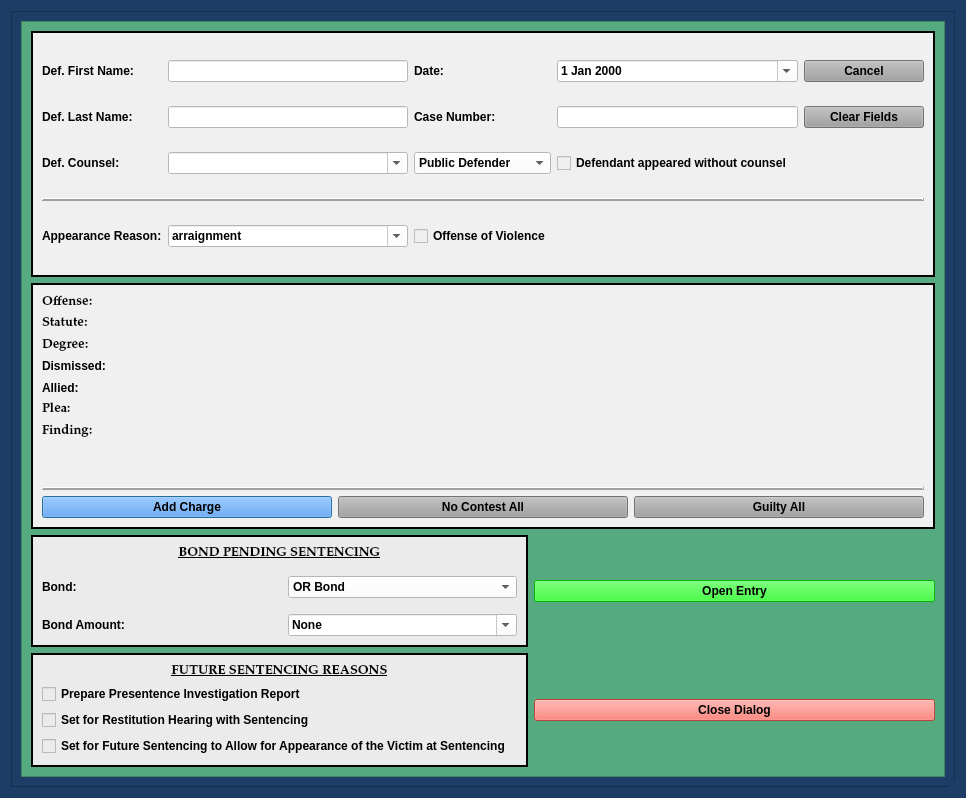
<?xml version="1.0" encoding="UTF-8"?>
<ui version="4.0">
 <class>PleaOnlyDialog</class>
 <widget class="QDialog" name="PleaOnlyDialog">
  <property name="windowModality">
   <enum>Qt::NonModal</enum>
  </property>
  <property name="enabled">
   <bool>true</bool>
  </property>
  <property name="geometry">
   <rect>
    <x>0</x>
    <y>0</y>
    <width>966</width>
    <height>798</height>
   </rect>
  </property>
  <property name="sizePolicy">
   <sizepolicy hsizetype="Preferred" vsizetype="Preferred">
    <horstretch>0</horstretch>
    <verstretch>0</verstretch>
   </sizepolicy>
  </property>
  <property name="minimumSize">
   <size>
    <width>0</width>
    <height>0</height>
   </size>
  </property>
  <property name="maximumSize">
   <size>
    <width>2500</width>
    <height>3500</height>
   </size>
  </property>
  <property name="palette">
   <palette>
    <active>
     <colorrole role="Button">
      <brush brushstyle="SolidPattern">
       <color alpha="255">
        <red>29</red>
        <green>61</green>
        <blue>102</blue>
       </color>
      </brush>
     </colorrole>
     <colorrole role="Base">
      <brush brushstyle="SolidPattern">
       <color alpha="255">
        <red>29</red>
        <green>61</green>
        <blue>102</blue>
       </color>
      </brush>
     </colorrole>
     <colorrole role="Window">
      <brush brushstyle="SolidPattern">
       <color alpha="255">
        <red>29</red>
        <green>61</green>
        <blue>102</blue>
       </color>
      </brush>
     </colorrole>
    </active>
    <inactive>
     <colorrole role="Button">
      <brush brushstyle="SolidPattern">
       <color alpha="255">
        <red>29</red>
        <green>61</green>
        <blue>102</blue>
       </color>
      </brush>
     </colorrole>
     <colorrole role="Base">
      <brush brushstyle="SolidPattern">
       <color alpha="255">
        <red>29</red>
        <green>61</green>
        <blue>102</blue>
       </color>
      </brush>
     </colorrole>
     <colorrole role="Window">
      <brush brushstyle="SolidPattern">
       <color alpha="255">
        <red>29</red>
        <green>61</green>
        <blue>102</blue>
       </color>
      </brush>
     </colorrole>
    </inactive>
    <disabled>
     <colorrole role="Button">
      <brush brushstyle="SolidPattern">
       <color alpha="255">
        <red>29</red>
        <green>61</green>
        <blue>102</blue>
       </color>
      </brush>
     </colorrole>
     <colorrole role="Base">
      <brush brushstyle="SolidPattern">
       <color alpha="255">
        <red>29</red>
        <green>61</green>
        <blue>102</blue>
       </color>
      </brush>
     </colorrole>
     <colorrole role="Window">
      <brush brushstyle="SolidPattern">
       <color alpha="255">
        <red>29</red>
        <green>61</green>
        <blue>102</blue>
       </color>
      </brush>
     </colorrole>
    </disabled>
   </palette>
  </property>
  <property name="font">
   <font>
    <family>Palatino Linotype</family>
    <pointsize>10</pointsize>
    <weight>75</weight>
    <italic>false</italic>
    <bold>true</bold>
   </font>
  </property>
  <property name="windowTitle">
   <string>Plea Future Sentencing Case Information</string>
  </property>
  <property name="toolTip">
   <string/>
  </property>
  <property name="styleSheet">
   <string notr="true">background-color: rgb(29, 61, 102);
font: 75 10pt &quot;Palatino Linotype&quot;;
font-weight: bold;</string>
  </property>
  <property name="sizeGripEnabled">
   <bool>true</bool>
  </property>
  <property name="modal">
   <bool>true</bool>
  </property>
  <layout class="QGridLayout" name="gridLayout_2">
   <item row="0" column="0">
    <widget class="QFrame" name="frame_4">
     <property name="styleSheet">
      <string notr="true">background-color: rgb(29, 61, 102);</string>
     </property>
     <property name="frameShape">
      <enum>QFrame::StyledPanel</enum>
     </property>
     <property name="frameShadow">
      <enum>QFrame::Raised</enum>
     </property>
     <layout class="QGridLayout" name="gridLayout_4">
      <item row="0" column="0">
       <widget class="QScrollArea" name="scrollArea">
        <property name="focusPolicy">
         <enum>Qt::NoFocus</enum>
        </property>
        <property name="styleSheet">
         <string notr="true">background-color: rgb(85, 170, 127);</string>
        </property>
        <property name="widgetResizable">
         <bool>true</bool>
        </property>
        <widget class="QWidget" name="scrollAreaWidgetContents">
         <property name="geometry">
          <rect>
           <x>0</x>
           <y>0</y>
           <width>926</width>
           <height>758</height>
          </rect>
         </property>
         <layout class="QGridLayout" name="gridLayout_8">
          <item row="2" column="1">
           <widget class="QPushButton" name="create_entry_Button">
            <property name="styleSheet">
             <string notr="true">background-color: rgb(0, 255, 0);
font: 75 11pt &quot;Palatino Linotype&quot;;
font-weight: bold;</string>
            </property>
            <property name="text">
             <string>Open Entry</string>
            </property>
            <property name="autoDefault">
             <bool>false</bool>
            </property>
           </widget>
          </item>
          <item row="0" column="0" colspan="2">
           <widget class="QFrame" name="case_name_Frame">
            <property name="sizePolicy">
             <sizepolicy hsizetype="Preferred" vsizetype="Preferred">
              <horstretch>0</horstretch>
              <verstretch>0</verstretch>
             </sizepolicy>
            </property>
            <property name="styleSheet">
             <string notr="true">background-color: rgb(240, 240, 240);</string>
            </property>
            <property name="frameShape">
             <enum>QFrame::Box</enum>
            </property>
            <property name="frameShadow">
             <enum>QFrame::Plain</enum>
            </property>
            <property name="lineWidth">
             <number>2</number>
            </property>
            <layout class="QGridLayout" name="gridLayout" columnstretch="1,2,1,2,1">
             <item row="0" column="0">
              <widget class="QLabel" name="label">
               <property name="text">
                <string>Def. First Name:</string>
               </property>
              </widget>
             </item>
             <item row="0" column="3">
              <widget class="NoScrollDateEdit" name="plea_trial_date">
               <property name="focusPolicy">
                <enum>Qt::NoFocus</enum>
               </property>
               <property name="styleSheet">
                <string notr="true">color: rgb(0, 0, 0);
background-color: rgb(255, 255, 255);</string>
               </property>
               <property name="calendarPopup">
                <bool>true</bool>
               </property>
              </widget>
             </item>
             <item row="0" column="1">
              <widget class="QLineEdit" name="defendant_first_name_lineEdit">
               <property name="styleSheet">
                <string notr="true">background-color: rgb(255, 255, 255);</string>
               </property>
              </widget>
             </item>
             <item row="2" column="1">
              <widget class="DefenseCounselComboBox" name="defense_counsel_name_box">
               <property name="styleSheet">
                <string notr="true">background-color: rgb(255, 255, 255);</string>
               </property>
               <property name="editable">
                <bool>true</bool>
               </property>
              </widget>
             </item>
             <item row="2" column="2">
              <widget class="NoScrollComboBox" name="defense_counsel_type_box">
               <property name="styleSheet">
                <string notr="true">background-color: rgb(255, 255, 255);</string>
               </property>
               <item>
                <property name="text">
                 <string>Public Defender</string>
                </property>
               </item>
               <item>
                <property name="text">
                 <string>Private Counsel</string>
                </property>
               </item>
              </widget>
             </item>
             <item row="2" column="3">
              <widget class="QCheckBox" name="defense_counsel_waived_checkBox">
               <property name="text">
                <string>Defendant appeared without counsel</string>
               </property>
              </widget>
             </item>
             <item row="1" column="1">
              <widget class="QLineEdit" name="defendant_last_name_lineEdit">
               <property name="enabled">
                <bool>true</bool>
               </property>
               <property name="styleSheet">
                <string notr="true">background-color: rgb(255, 255, 255);</string>
               </property>
              </widget>
             </item>
             <item row="0" column="4">
              <widget class="QPushButton" name="cancel_Button">
               <property name="focusPolicy">
                <enum>Qt::NoFocus</enum>
               </property>
               <property name="styleSheet">
                <string notr="true">background-color: rgb(160, 160, 160);</string>
               </property>
               <property name="text">
                <string>Cancel</string>
               </property>
              </widget>
             </item>
             <item row="0" column="2">
              <widget class="QLabel" name="label_26">
               <property name="text">
                <string>Date:</string>
               </property>
              </widget>
             </item>
             <item row="1" column="2">
              <widget class="QLabel" name="label_3">
               <property name="text">
                <string>Case Number:</string>
               </property>
              </widget>
             </item>
             <item row="1" column="4">
              <widget class="QPushButton" name="clear_fields_case_Button">
               <property name="focusPolicy">
                <enum>Qt::NoFocus</enum>
               </property>
               <property name="styleSheet">
                <string notr="true">background-color: rgb(160, 160, 160);</string>
               </property>
               <property name="text">
                <string>Clear Fields</string>
               </property>
              </widget>
             </item>
             <item row="1" column="0">
              <widget class="QLabel" name="label_2">
               <property name="text">
                <string>Def. Last Name:</string>
               </property>
              </widget>
             </item>
             <item row="4" column="0">
              <widget class="QLabel" name="label_11">
               <property name="text">
                <string>Appearance Reason:</string>
               </property>
              </widget>
             </item>
             <item row="1" column="3">
              <widget class="QLineEdit" name="case_number_lineEdit">
               <property name="maximumSize">
                <size>
                 <width>500</width>
                 <height>16777215</height>
                </size>
               </property>
               <property name="styleSheet">
                <string notr="true">background-color: rgb(255, 255, 255);</string>
               </property>
              </widget>
             </item>
             <item row="2" column="0">
              <widget class="QLabel" name="label_24">
               <property name="text">
                <string>Def. Counsel:</string>
               </property>
              </widget>
             </item>
             <item row="4" column="1">
              <widget class="NoScrollComboBox" name="appearance_reason_box">
               <property name="styleSheet">
                <string notr="true">background-color: rgb(255, 255, 255);</string>
               </property>
               <property name="editable">
                <bool>true</bool>
               </property>
               <item>
                <property name="text">
                 <string>arraignment</string>
                </property>
               </item>
               <item>
                <property name="text">
                 <string>a change of plea</string>
                </property>
               </item>
               <item>
                <property name="text">
                 <string>motion hearing</string>
                </property>
               </item>
               <item>
                <property name="text">
                 <string>warrant for failure to appear</string>
                </property>
               </item>
              </widget>
             </item>
             <item row="3" column="0" colspan="5">
              <widget class="Line" name="line_2">
               <property name="frameShadow">
                <enum>QFrame::Raised</enum>
               </property>
               <property name="lineWidth">
                <number>2</number>
               </property>
               <property name="orientation">
                <enum>Qt::Horizontal</enum>
               </property>
              </widget>
             </item>
             <item row="4" column="2">
              <widget class="QCheckBox" name="offense_of_violence_checkBox">
               <property name="text">
                <string>Offense of Violence</string>
               </property>
              </widget>
             </item>
            </layout>
           </widget>
          </item>
          <item row="2" column="0">
           <widget class="QFrame" name="frame_2">
            <property name="styleSheet">
             <string notr="true">background-color: rgb(235, 235, 235);</string>
            </property>
            <property name="frameShape">
             <enum>QFrame::Box</enum>
            </property>
            <property name="frameShadow">
             <enum>QFrame::Plain</enum>
            </property>
            <property name="lineWidth">
             <number>2</number>
            </property>
            <layout class="QGridLayout" name="gridLayout_7" rowstretch="0,0,0">
             <property name="spacing">
              <number>16</number>
             </property>
             <item row="0" column="0" colspan="2">
              <widget class="QLabel" name="label_4">
               <property name="maximumSize">
                <size>
                 <width>16777215</width>
                 <height>250</height>
                </size>
               </property>
               <property name="font">
                <font>
                 <family>Palatino Linotype</family>
                 <pointsize>10</pointsize>
                 <weight>75</weight>
                 <italic>false</italic>
                 <bold>true</bold>
                 <underline>true</underline>
                </font>
               </property>
               <property name="text">
                <string>BOND PENDING SENTENCING</string>
               </property>
               <property name="alignment">
                <set>Qt::AlignCenter</set>
               </property>
              </widget>
             </item>
             <item row="1" column="1">
              <widget class="NoScrollComboBox" name="plea_only_bond_type_box">
               <property name="styleSheet">
                <string notr="true">background-color: rgb(255, 255, 255);</string>
               </property>
               <item>
                <property name="text">
                 <string>OR Bond</string>
                </property>
               </item>
               <item>
                <property name="text">
                 <string>Cash or Surety Bond</string>
                </property>
               </item>
               <item>
                <property name="text">
                 <string>10% Deposit, Cash or Surety Bond</string>
                </property>
               </item>
               <item>
                <property name="text">
                 <string>Continue Existing Bond</string>
                </property>
               </item>
              </widget>
             </item>
             <item row="1" column="0">
              <widget class="QLabel" name="label_7">
               <property name="text">
                <string>Bond:</string>
               </property>
              </widget>
             </item>
             <item row="2" column="0">
              <widget class="QLabel" name="label_8">
               <property name="text">
                <string>Bond Amount:</string>
               </property>
              </widget>
             </item>
             <item row="2" column="1">
              <widget class="NoScrollComboBox" name="plea_only_bond_amount_box">
               <property name="font">
                <font>
                 <family>Palatino Linotype</family>
                 <pointsize>10</pointsize>
                 <weight>75</weight>
                 <italic>false</italic>
                 <bold>true</bold>
                </font>
               </property>
               <property name="styleSheet">
                <string notr="true">background-color: rgb(255, 255, 255);</string>
               </property>
               <property name="editable">
                <bool>true</bool>
               </property>
               <item>
                <property name="text">
                 <string>None</string>
                </property>
               </item>
               <item>
                <property name="text">
                 <string>$500</string>
                </property>
               </item>
               <item>
                <property name="text">
                 <string>$1,000</string>
                </property>
               </item>
               <item>
                <property name="text">
                 <string>$1,500</string>
                </property>
               </item>
               <item>
                <property name="text">
                 <string>$2,000</string>
                </property>
               </item>
               <item>
                <property name="text">
                 <string>$2,500</string>
                </property>
               </item>
               <item>
                <property name="text">
                 <string>$3,000</string>
                </property>
               </item>
               <item>
                <property name="text">
                 <string>$3,500</string>
                </property>
               </item>
               <item>
                <property name="text">
                 <string>$5,000</string>
                </property>
               </item>
               <item>
                <property name="text">
                 <string>$7,500</string>
                </property>
               </item>
               <item>
                <property name="text">
                 <string>$10,000</string>
                </property>
               </item>
              </widget>
             </item>
            </layout>
           </widget>
          </item>
          <item row="1" column="0" colspan="2">
           <widget class="QFrame" name="frame">
            <property name="sizePolicy">
             <sizepolicy hsizetype="Preferred" vsizetype="Preferred">
              <horstretch>0</horstretch>
              <verstretch>0</verstretch>
             </sizepolicy>
            </property>
            <property name="styleSheet">
             <string notr="true">background-color: rgb(240, 240, 240);</string>
            </property>
            <property name="frameShape">
             <enum>QFrame::Box</enum>
            </property>
            <property name="frameShadow">
             <enum>QFrame::Plain</enum>
            </property>
            <property name="lineWidth">
             <number>2</number>
            </property>
            <layout class="QVBoxLayout" name="verticalLayout_2">
             <item>
              <layout class="QGridLayout" name="gridLayout_3">
               <item row="2" column="1">
                <widget class="QPushButton" name="no_contest_all_Button">
                 <property name="sizePolicy">
                  <sizepolicy hsizetype="Preferred" vsizetype="Fixed">
                   <horstretch>0</horstretch>
                   <verstretch>0</verstretch>
                  </sizepolicy>
                 </property>
                 <property name="focusPolicy">
                  <enum>Qt::NoFocus</enum>
                 </property>
                 <property name="styleSheet">
                  <string notr="true">background-color: rgb(160, 160, 160);</string>
                 </property>
                 <property name="text">
                  <string>No Contest All</string>
                 </property>
                </widget>
               </item>
               <item row="0" column="0" colspan="3">
                <layout class="QGridLayout" name="charges_gridLayout">
                 <item row="0" column="0">
                  <widget class="QLabel" name="offense_label">
                   <property name="font">
                    <font>
                     <family>Palatino Linotype</family>
                     <pointsize>10</pointsize>
                     <weight>75</weight>
                     <italic>false</italic>
                     <bold>true</bold>
                    </font>
                   </property>
                   <property name="text">
                    <string>Offense:</string>
                   </property>
                   <property name="wordWrap">
                    <bool>true</bool>
                   </property>
                  </widget>
                 </item>
                 <item row="8" column="0">
                  <widget class="QLabel" name="label_6">
                   <property name="text">
                    <string/>
                   </property>
                  </widget>
                 </item>
                 <item row="7" column="0">
                  <widget class="QLabel" name="amend_row_label">
                   <property name="text">
                    <string/>
                   </property>
                  </widget>
                 </item>
                 <item row="3" column="0">
                  <widget class="QLabel" name="dismissed_label">
                   <property name="text">
                    <string>Dismissed:</string>
                   </property>
                  </widget>
                 </item>
                 <item row="2" column="0">
                  <widget class="QLabel" name="degree_label">
                   <property name="font">
                    <font>
                     <family>Palatino Linotype</family>
                     <pointsize>10</pointsize>
                     <weight>75</weight>
                     <italic>false</italic>
                     <bold>true</bold>
                    </font>
                   </property>
                   <property name="text">
                    <string>Degree:</string>
                   </property>
                  </widget>
                 </item>
                 <item row="6" column="0">
                  <widget class="QLabel" name="finding_label">
                   <property name="font">
                    <font>
                     <family>Palatino Linotype</family>
                     <pointsize>10</pointsize>
                     <weight>75</weight>
                     <italic>false</italic>
                     <bold>true</bold>
                    </font>
                   </property>
                   <property name="text">
                    <string>Finding:</string>
                   </property>
                  </widget>
                 </item>
                 <item row="1" column="0">
                  <widget class="QLabel" name="statute_label">
                   <property name="font">
                    <font>
                     <family>Palatino Linotype</family>
                     <pointsize>10</pointsize>
                     <weight>75</weight>
                     <italic>false</italic>
                     <bold>true</bold>
                    </font>
                   </property>
                   <property name="text">
                    <string>Statute:</string>
                   </property>
                  </widget>
                 </item>
                 <item row="5" column="0">
                  <widget class="QLabel" name="plea_label">
                   <property name="font">
                    <font>
                     <family>Palatino Linotype</family>
                     <pointsize>10</pointsize>
                     <weight>75</weight>
                     <italic>false</italic>
                     <bold>true</bold>
                    </font>
                   </property>
                   <property name="text">
                    <string>Plea:</string>
                   </property>
                  </widget>
                 </item>
                 <item row="4" column="0">
                  <widget class="QLabel" name="allied_label">
                   <property name="text">
                    <string>Allied:</string>
                   </property>
                  </widget>
                 </item>
                </layout>
               </item>
               <item row="2" column="2">
                <widget class="QPushButton" name="guilty_all_Button">
                 <property name="sizePolicy">
                  <sizepolicy hsizetype="Preferred" vsizetype="Fixed">
                   <horstretch>0</horstretch>
                   <verstretch>0</verstretch>
                  </sizepolicy>
                 </property>
                 <property name="focusPolicy">
                  <enum>Qt::NoFocus</enum>
                 </property>
                 <property name="styleSheet">
                  <string notr="true">background-color: rgb(160, 160, 160);</string>
                 </property>
                 <property name="text">
                  <string>Guilty All</string>
                 </property>
                </widget>
               </item>
               <item row="2" column="0">
                <widget class="QPushButton" name="add_charge_Button">
                 <property name="styleSheet">
                  <string notr="true">background-color: rgb(62, 146, 255)</string>
                 </property>
                 <property name="text">
                  <string>Add Charge</string>
                 </property>
                </widget>
               </item>
               <item row="1" column="0" colspan="3">
                <widget class="Line" name="line">
                 <property name="frameShadow">
                  <enum>QFrame::Raised</enum>
                 </property>
                 <property name="lineWidth">
                  <number>2</number>
                 </property>
                 <property name="orientation">
                  <enum>Qt::Horizontal</enum>
                 </property>
                </widget>
               </item>
              </layout>
             </item>
            </layout>
           </widget>
          </item>
          <item row="3" column="1">
           <widget class="QPushButton" name="close_dialog_Button">
            <property name="styleSheet">
             <string notr="true">background-color: rgb(255, 96, 82);
font: 75 11pt &quot;Palatino Linotype&quot;;
font-weight: bold;</string>
            </property>
            <property name="text">
             <string>Close Dialog</string>
            </property>
           </widget>
          </item>
          <item row="3" column="0">
           <widget class="QFrame" name="frame_5">
            <property name="styleSheet">
             <string notr="true">background-color: rgb(235, 235, 235);</string>
            </property>
            <property name="frameShape">
             <enum>QFrame::Box</enum>
            </property>
            <property name="frameShadow">
             <enum>QFrame::Plain</enum>
            </property>
            <property name="lineWidth">
             <number>2</number>
            </property>
            <layout class="QGridLayout" name="gridLayout_5">
             <item row="2" column="0">
              <widget class="QCheckBox" name="set_restitution_checkBox">
               <property name="text">
                <string>Set for Restitution Hearing with Sentencing</string>
               </property>
              </widget>
             </item>
             <item row="0" column="0" colspan="2">
              <widget class="QLabel" name="label_5">
               <property name="maximumSize">
                <size>
                 <width>16777215</width>
                 <height>50</height>
                </size>
               </property>
               <property name="font">
                <font>
                 <family>Palatino Linotype</family>
                 <pointsize>10</pointsize>
                 <weight>75</weight>
                 <italic>false</italic>
                 <bold>true</bold>
                 <underline>true</underline>
                </font>
               </property>
               <property name="text">
                <string>FUTURE SENTENCING REASONS</string>
               </property>
               <property name="alignment">
                <set>Qt::AlignCenter</set>
               </property>
              </widget>
             </item>
             <item row="1" column="0">
              <widget class="QCheckBox" name="prepare_psi_checkBox">
               <property name="text">
                <string>Prepare Presentence Investigation Report</string>
               </property>
              </widget>
             </item>
             <item row="3" column="0">
              <widget class="QCheckBox" name="victim_appearance_checkBox">
               <property name="text">
                <string>Set for Future Sentencing to Allow for Appearance of the Victim at Sentencing</string>
               </property>
              </widget>
             </item>
            </layout>
           </widget>
          </item>
         </layout>
        </widget>
       </widget>
      </item>
     </layout>
    </widget>
   </item>
  </layout>
 </widget>
 <customwidgets>
  <customwidget>
   <class>NoScrollDateEdit</class>
   <extends>QDateEdit</extends>
   <header>munientry.widgets.custom_widgets</header>
  </customwidget>
  <customwidget>
   <class>NoScrollComboBox</class>
   <extends>QComboBox</extends>
   <header>munientry.widgets.combo_boxes</header>
  </customwidget>
  <customwidget>
   <class>DefenseCounselComboBox</class>
   <extends>QComboBox</extends>
   <header>munientry.widgets.combo_boxes</header>
  </customwidget>
 </customwidgets>
 <tabstops>
  <tabstop>defendant_first_name_lineEdit</tabstop>
  <tabstop>defendant_last_name_lineEdit</tabstop>
  <tabstop>case_number_lineEdit</tabstop>
 </tabstops>
 <resources/>
 <connections/>
 <slots>
  <slot>create_entry()</slot>
  <slot>continue_dialog()</slot>
  <slot>close_window()</slot>
  <slot>set_dialog()</slot>
  <slot>update_case_information()</slot>
  <slot>ovi_dialog()</slot>
  <slot>sentencing_dialog()</slot>
  <slot>proceed_to_sentencing()</slot>
  <slot>proceed_to_ovi()</slot>
  <slot>add_charge()</slot>
  <slot>set_statute()</slot>
  <slot>set_pay_date()</slot>
  <slot>amend_offense()</slot>
  <slot>set_offense()</slot>
  <slot>add_charge_to_view()</slot>
  <slot>delete_charge()</slot>
  <slot>delete_charge_from_view()</slot>
  <slot>close_event()</slot>
  <slot>set_fra_in_file()</slot>
  <slot>set_fra_in_court()</slot>
  <slot>start_add_conditions_dialog()</slot>
  <slot>start_amend_offense_dialog()</slot>
 </slots>
</ui>
